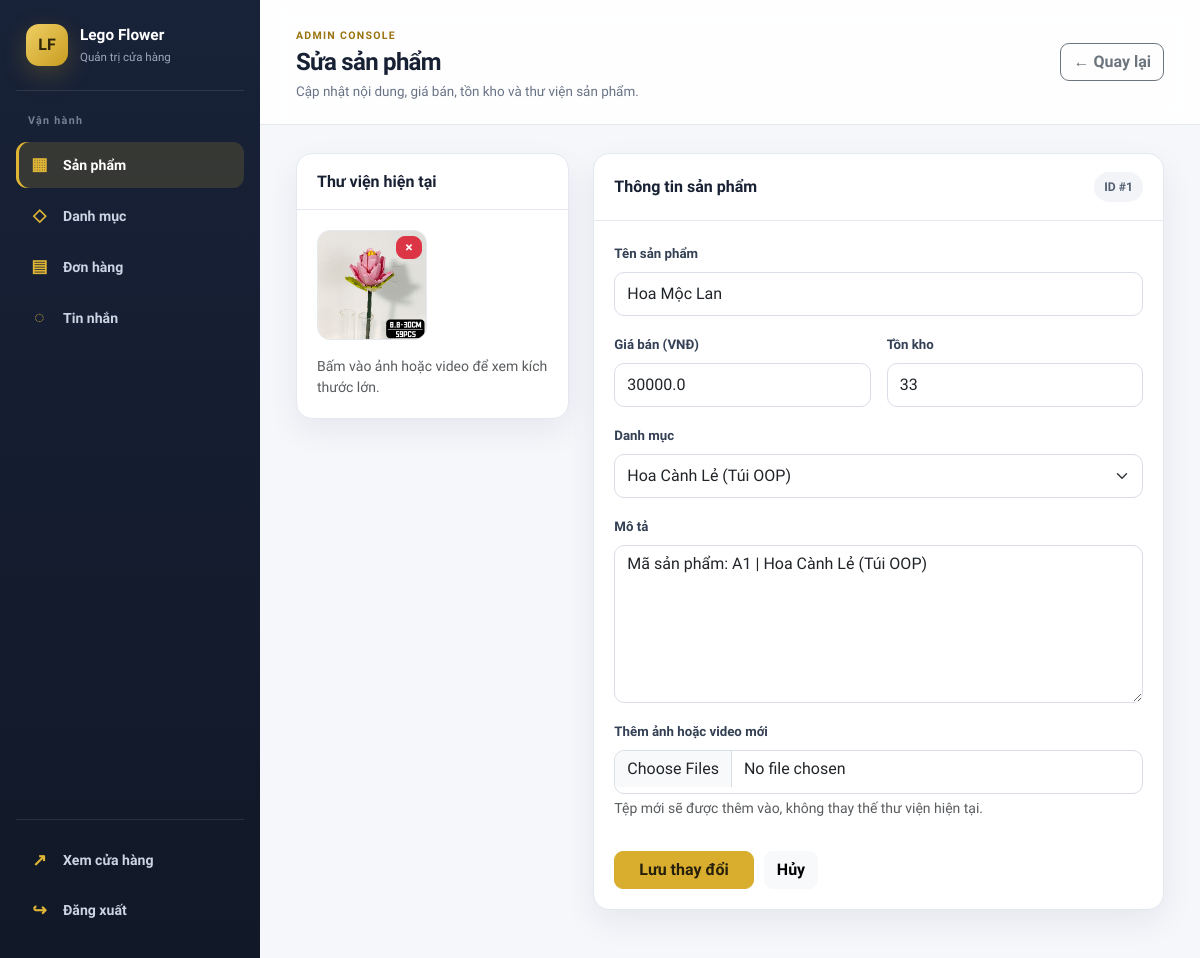
Before: /admin/edit/1 (signed in) with the older database file.
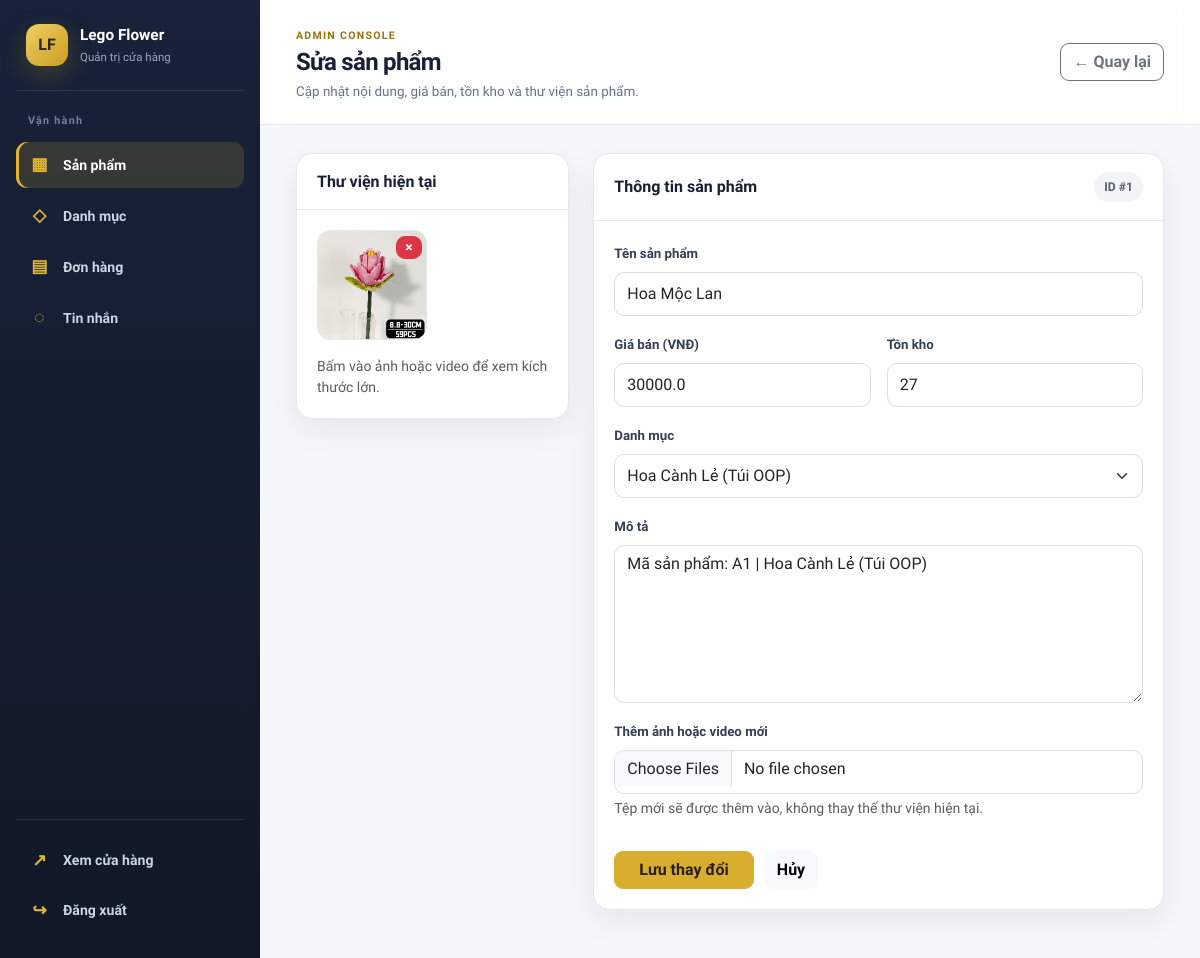
After: the same page with the newer database file.
### app/models/product.py (models this page shows, shortened)
class ProductMedia(db.Model):
    __tablename__ = "product_media"
    id = db.Column(db.Integer, primary_key=True)
    product_id = db.Column(db.Integer, db.ForeignKey("products.id"), nullable=False, index=True)
    filename = db.Column(db.String(255), nullable=False)
    media_type = db.Column(db.String(10), nullable=False, default="image")  # 'image' hoặc 'video'
    product = db.relationship(
        "Product",
        backref=db.backref("media", cascade="all, delete-orphan", order_by="ProductMedia.id"),
    )

class Product(db.Model):
    __tablename__ = "products"
    id = db.Column(db.Integer, primary_key=True)
    name = db.Column(db.String(200), nullable=False)
    price = db.Column(db.Float, nullable=False, index=True)
    description = db.Column(db.Text, nullable=True)
    image = db.Column(db.String(200), nullable=True)  # ảnh cũ (giữ để tương thích ngược)
    stock = db.Column(db.Integer, default=0)
    category_id = db.Column(db.Integer, db.ForeignKey("categories.id"), nullable=True, index=True)
    is_carousel = db.Column(
        db.Boolean,
        nullable=False,
        default=False,
        server_default=db.false(),
    )
    carousel_order = db.Column(db.Integer, nullable=True)
    __table_args__ = (
        db.Index("idx_products_category_id_desc", "category_id", "id"),
        db.Index("idx_products_carousel_order", "is_carousel", "carousel_order", "id"),
    )

class Category(db.Model):
    __tablename__ = "categories"
    id = db.Column(db.Integer, primary_key=True)
    name = db.Column(db.String(100), nullable=False)
    products = db.relationship("Product", backref="category", lazy=True)

### app/routes/admin_products.py (the view, shortened to what this page needs)
@admin_required
def admin_edit_product(product_id):
    product = Product.query.get_or_404(product_id)
    categories = get_cached_categories()
    return render_template("admin/edit_product.html", product=product, categories=categories)

### app/context.py (called while the page is built)
def inject_nav_categories():
    return dict(nav_categories=get_cached_categories())

def inject_cart_count():
    cart = session.get("cart", {})
    total_qty = (
        sum(int(v) for v in cart.values() if isinstance(v, (int, str)) and str(v).isdigit())
        if isinstance(cart, dict)
        else 0
    )
    return dict(cart_count=total_qty)

def inject_chat_session():
    return dict(chat_session_id=current_chat_session_id())

### app/security.py (called while the page is built)
def load_user(user_id):
    try:
        account_type, raw_id = user_id.split("-", 1)
        raw_id = int(raw_id)
    except (ValueError, AttributeError):
        return None
    if account_type == "admin":
        return db.session.get(Admin, raw_id)
    elif account_type == "customer":
        return db.session.get(Customer, raw_id)
    return None

def admin_required(f):
    @wraps(f)
    def decorated(*args, **kwargs):
        if not current_user.is_authenticated:
            return redirect(url_for("admin_login", next=request.path))
        if not isinstance(current_user, Admin):
            abort(403)
        return f(*args, **kwargs)
    return decorated

def csrf_protect_origin():
    if request.method in ("POST", "PUT", "DELETE", "PATCH"):
        origin = request.headers.get("Origin")
        referer = request.headers.get("Referer")
        target_host = request.host.lower()
        if origin:
            parsed_origin = urllib.parse.urlparse(origin).netloc.lower()
            if parsed_origin != target_host:
                abort(403)
        elif referer:
            parsed_referer = urllib.parse.urlparse(referer).netloc.lower()
            if parsed_referer != target_host:
                abort(403)

### app/services/catalog_service.py (called while the page is built)
def get_cached_categories():
    categories = cache.get("all_categories")
    if categories is None:
        categories = Category.query.order_by(Category.name).all()
        cache.set("all_categories", categories, timeout=600)
    return categories

### app/services/chat_service.py (called while the page is built)
def current_chat_session_id():
    if current_user.is_authenticated and isinstance(current_user, Customer):
        return f"cust_{current_user.id}"
    session_id = session.get(GUEST_CHAT_SESSION_KEY)
    if not session_id:
        session_id = "guest_" + secrets.token_urlsafe(24)
        session[GUEST_CHAT_SESSION_KEY] = session_id
    return session_id

### templates/admin/edit_product.html (shortened to what this page needs)
{% extends "admin/base.html" %}
{% block page_title %}Sửa sản phẩm{% endblock %}
{% block page_description %}<p>Cập nhật nội dung, giá bán, tồn kho và thư viện sản phẩm.</p>{% endblock %}
{% block page_actions %}<a href="{{ url_for('admin_dashboard') }}" class="btn btn-outline-secondary">← Quay lại</a>{% endblock %}
{% block content %}
<div class="row g-4">
    {% if product.media or product.image %}
    <div class="col-xl-4">
        <section class="admin-panel">
            <div class="admin-panel-header"><h2>Thư viện hiện tại</h2></div>
            <div class="admin-panel-body">
                <div class="admin-media-grid">
                    {% if product.media %}
                        {% for m in product.media %}
                        <div class="admin-media-item">
                            {% if m.media_type == 'video' %}
                            <video onclick="openMediaPreview('{{ url_for('static', filename='uploads/' + m.filename) }}', 'video')" aria-label="Xem video"><source src="{{ url_for('static', filename='uploads/' + m.filename) }}"></video>
                            {% else %}
                            <img src="{{ url_for('static', filename='uploads/' + m.filename) }}" alt="Ảnh sản phẩm" onclick="openMediaPreview('{{ url_for('static', filename='uploads/' + m.filename) }}', 'image')">
                            {% endif %}
                            <form method="POST" action="{{ url_for('admin_delete_media', media_id=m.id) }}" onsubmit="return confirm('Xóa ảnh/video này?');" class="position-absolute top-0 end-0 m-1">
                                <button type="submit" class="btn btn-sm btn-danger py-0 px-2" aria-label="Xóa tệp">×</button>
                            </form>
                        </div>
                        {% endfor %}
                    {% elif product.image %}
                    <div class="admin-media-item"><img src="{{ url_for('static', filename='uploads/' + product.image) }}" alt="Ảnh sản phẩm" onclick="openMediaPreview('{{ url_for('static', filename='uploads/' + product.image) }}', 'image')"></div>
                    {% endif %}
                </div>
                <p class="small text-muted mt-3 mb-0">Bấm vào ảnh hoặc video để xem kích thước lớn.</p>
            </div>
        </section>
    </div>
    {% endif %}
    <div class="{{ 'col-xl-8' if product.media or product.image else 'col-12' }}">
        <section class="admin-panel admin-form-card mw-100">
            <div class="admin-panel-header"><h2>Thông tin sản phẩm</h2><span class="admin-stat">ID #{{ product.id }}</span></div>
            <form method="POST" enctype="multipart/form-data" class="admin-panel-body">
                <div class="mb-3"><label for="productName" class="form-label">Tên sản phẩm</label><input id="productName" type="text" name="name" class="form-control" value="{{ product.name }}" required></div>
                <div class="row g-3 mb-3">
                    <div class="col-md-6"><label for="productPrice" class="form-label">Giá bán (VNĐ)</label><input id="productPrice" type="number" min="0" step="0.01" name="price" class="form-control" value="{{ product.price }}" required></div>
                    <div class="col-md-6"><label for="productStock" class="form-label">Tồn kho</label><input id="productStock" type="number" min="0" name="stock" class="form-control" value="{{ product.stock }}"></div>
                </div>
                <div class="mb-3"><label for="productCategory" class="form-label">Danh mục</label><select id="productCategory" name="category_id" class="form-select"><option value="">Không chọn danh mục</option>{% for cat in categories %}<option value="{{ cat.id }}" {% if product.category_id == cat.id %}selected{% endif %}>{{ cat.name }}</option>{% endfor %}</select></div>
                <div class="mb-3"><label for="productDescription" class="form-label">Mô tả</label><textarea id="productDescription" name="description" class="form-control" rows="6">{{ product.description or '' }}</textarea></div>
                <div class="mb-4"><label for="productMedia" class="form-label">Thêm ảnh hoặc video mới</label><input id="productMedia" type="file" name="media" class="form-control" accept="image/*,video/*" multiple><div class="form-text">Tệp mới sẽ được thêm vào, không thay thế thư viện hiện tại.</div></div>
                <div class="admin-form-actions"><button type="submit" class="btn btn-admin-primary px-4">Lưu thay đổi</button><a href="{{ url_for('admin_dashboard') }}" class="btn btn-light">Hủy</a></div>
            </form>
        </section>
    </div>
</div>
{% endblock %}

### templates/admin/base.html (shortened to what this page needs)
<!DOCTYPE html>
<html lang="vi">
<head>
    <link href="https://cdn.jsdelivr.net/npm/bootstrap@5.3.3/dist/css/bootstrap.min.css" rel="stylesheet">
    <link href="{{ url_for('static', filename='css/admin.css') }}" rel="stylesheet">
</head>
<body class="admin-body {% block body_class %}{% endblock %}">
    <div class="admin-layout">
        <aside class="admin-sidebar" id="adminSidebar" aria-label="Điều hướng quản trị">
            <a class="admin-brand" href="{{ url_for('admin_dashboard') }}">
                <span class="admin-brand-mark" aria-hidden="true">LF</span>
                <span><strong>Lego Flower</strong><small>Quản trị cửa hàng</small></span>
            </a>
            <nav class="admin-nav">
                <span class="admin-nav-label">Vận hành</span>
                <a href="{{ url_for('admin_dashboard') }}" class="admin-nav-link {{ 'active' if request.endpoint in ['admin_dashboard', 'admin_add_product', 'admin_edit_product'] else '' }}">
                    <span class="admin-nav-icon" aria-hidden="true">▦</span><span>Sản phẩm</span>
                </a>
                <a href="{{ url_for('admin_categories') }}" class="admin-nav-link {{ 'active' if request.endpoint in ['admin_categories', 'admin_add_category', 'admin_edit_category'] else '' }}">
                    <span class="admin-nav-icon" aria-hidden="true">◇</span><span>Danh mục</span>
                </a>
                <a href="{{ url_for('admin_orders') }}" class="admin-nav-link {{ 'active' if request.endpoint in ['admin_orders', 'admin_order_update_status'] else '' }}">
                    <span class="admin-nav-icon" aria-hidden="true">▤</span><span>Đơn hàng</span>
                </a>
                <a href="{{ url_for('admin_chat') }}" class="admin-nav-link {{ 'active' if request.endpoint == 'admin_chat' else '' }}">
                    <span class="admin-nav-icon" aria-hidden="true">◌</span><span>Tin nhắn</span>
                </a>
            </nav>
            <div class="admin-sidebar-footer">
                <a href="{{ url_for('index') }}" target="_blank" rel="noopener" class="admin-nav-link">
                    <span class="admin-nav-icon" aria-hidden="true">↗</span><span>Xem cửa hàng</span>
                </a>
                <a href="{{ url_for('admin_logout') }}" class="admin-nav-link admin-nav-link-danger">
                    <span class="admin-nav-icon" aria-hidden="true">↪</span><span>Đăng xuất</span>
                </a>
            </div>
        </aside>
        <div class="admin-main">
            <header class="admin-topbar">
                <div class="admin-page-heading">
                    <span class="admin-eyebrow">ADMIN CONSOLE</span>
                    <h1>{% block page_title %}Tổng quan{% endblock %}</h1>
                    {% block page_description %}{% endblock %}
                </div>
                <div class="admin-page-actions">{% block page_actions %}{% endblock %}</div>
            </header>
            <main class="admin-content {% block content_class %}{% endblock %}">
                {% block content %}{% endblock %}
            </main>
        </div>
    </div>
</body>
</html>

Changed rows visible on the page:
changed Product "Hoa Mộc Lan": stock "33" → "27"
